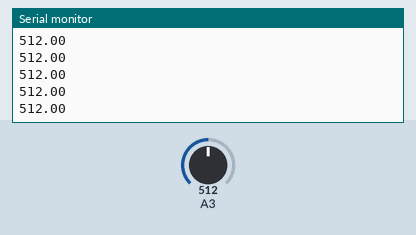
Simulated run of this sketch. Board: Arduino Uno, built with avr-gcc and run on an emulated ATmega328P. On the bench: the last lines printed to the serial monitor. Inputs (shaded band) come from the test bench; at power-on: A3 = 512.

Above: at 1.2 s.
1.3 s: A3 set to 440
At 2.0 s:
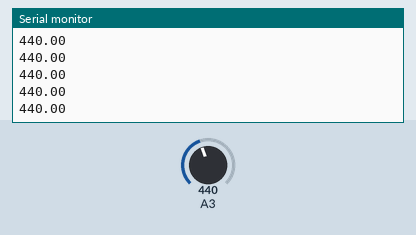
2.8 s: A3 set to 460
At 3.6 s:
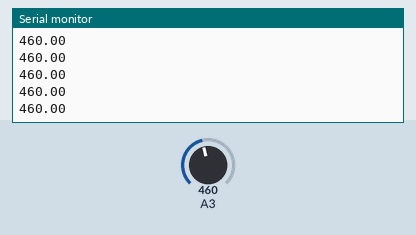
Timing chart, 0 to 5.8 s (numbered marks = the images above; inputs shaded):
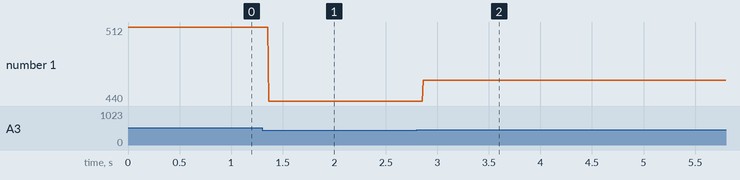

The sketch:

Calibration.ino
```cpp
/*
 * This code is for calibration of EMG sensors
 */

float read_0 = 0.0;
float thresh_0 = 450;
int out00 = 0;
int out01 = 0;
int out02 = 0;
int signal0 = 0;

void setup() {
  // put your setup code here, to run once:
  pinMode(A3, INPUT);
  Serial.begin(9600);
}

void loop() {
  // put your main code here, to run repeatedly:
  read_0 = analogRead(A3);

  out02 = out01;
  out01 = out00;
  out00 = 0;
  if (read_0 > thresh_0) {
    out00 = 1;
  }
  signal0 = 0;
  if ((out00 + out01 + out02) >= 1 ) {
    signal0 = 1;
  }
  Serial.println(read_0);

  delay(5);

}
```

Measured:
- after the input at 1.3 s, the serial monitor: prints a new line after 0.07 s (image 1)
- after the input at 2.8 s, the serial monitor: prints a new line after 0.06 s (image 2)
- plotted number 1: 512 → 440 after the input at 1.3 s, 440 → 460 after the input at 2.8 s
